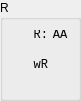
   <widget class="QGroupBox" name="gR">
    <property name="geometry">
     <rect>
      <x>600</x>
      <y>0</y>
      <width>81</width>
      <height>101</height>
     </rect>
    </property>
    <property name="styleSheet">
     <string notr="true"/>
    </property>
    <property name="title">
     <string>R</string>
    </property>
    <widget class="QLabel" name="R_R">
     <property name="geometry">
      <rect>
       <x>50</x>
       <y>30</y>
       <width>20</width>
       <height>10</height>
      </rect>
     </property>
     <property name="font">
      <font>
       <family>Monospace</family>
       <pointsize>9</pointsize>
      </font>
     </property>
     <property name="text">
      <string>AA</string>
     </property>
     <property name="alignment">
      <set>Qt::AlignCenter</set>
     </property>
    </widget>
    <widget class="QLabel" name="label_17">
     <property name="geometry">
      <rect>
       <x>8</x>
       <y>30</y>
       <width>40</width>
       <height>10</height>
      </rect>
     </property>
     <property name="font">
      <font>
       <family>Monospace</family>
       <pointsize>9</pointsize>
      </font>
     </property>
     <property name="text">
      <string>R:</string>
     </property>
     <property name="alignment">
      <set>Qt::AlignRight|Qt::AlignTrailing|Qt::AlignVCenter</set>
     </property>
    </widget>
    <widget class="QLabel" name="label_19">
     <property name="geometry">
      <rect>
       <x>-3</x>
       <y>55</y>
       <width>51</width>
       <height>20</height>
      </rect>
     </property>
     <property name="font">
      <font>
       <family>Monospace</family>
       <pointsize>9</pointsize>
      </font>
     </property>
     <property name="text">
      <string>wR</string>
     </property>
     <property name="alignment">
      <set>Qt::AlignRight|Qt::AlignTrailing|Qt::AlignVCenter</set>
     </property>
    </widget>
    <widget class="MLed" name="led_R_wR">
     <property name="geometry">
      <rect>
       <x>54</x>
       <y>60</y>
       <width>10</width>
       <height>10</height>
      </rect>
     </property>
     <property name="text">
      <string/>
     </property>
     <property name="pixmap">
      <pixmap resource="assets.qrc">:/assets/leds/assets/leds/green_off.svg</pixmap>
     </property>
     <property name="scaledContents">
      <bool>true</bool>
     </property>
    </widget>
   </widget>
